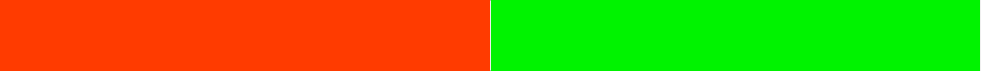
<?xml version="1.0" encoding="UTF-8"?>
<ui version="4.0">
 <class>MainWindow</class>
 <widget class="QMainWindow" name="MainWindow">
  <property name="geometry">
   <rect>
    <x>0</x>
    <y>0</y>
    <width>981</width>
    <height>71</height>
   </rect>
  </property>
  <property name="minimumSize">
   <size>
    <width>981</width>
    <height>71</height>
   </size>
  </property>
  <property name="maximumSize">
   <size>
    <width>981</width>
    <height>71</height>
   </size>
  </property>
  <property name="windowTitle">
   <string>MainWindow</string>
  </property>
  <widget class="QWidget" name="centralwidget">
   <widget class="QFrame" name="frame">
    <property name="geometry">
     <rect>
      <x>0</x>
      <y>0</y>
      <width>980</width>
      <height>71</height>
     </rect>
    </property>
    <property name="frameShape">
     <enum>QFrame::StyledPanel</enum>
    </property>
    <property name="frameShadow">
     <enum>QFrame::Raised</enum>
    </property>
    <widget class="QWidget" name="voteA" native="true">
     <property name="geometry">
      <rect>
       <x>0</x>
       <y>0</y>
       <width>490</width>
       <height>71</height>
      </rect>
     </property>
     <property name="styleSheet">
      <string notr="true">background-color: rgb(255, 59, 0);</string>
     </property>
    </widget>
    <widget class="QWidget" name="voteB" native="true">
     <property name="geometry">
      <rect>
       <x>491</x>
       <y>0</y>
       <width>490</width>
       <height>71</height>
      </rect>
     </property>
     <property name="styleSheet">
      <string notr="true">background-color: rgb(0, 243, 0);</string>
     </property>
    </widget>
   </widget>
  </widget>
 </widget>
 <resources/>
 <connections/>
</ui>
